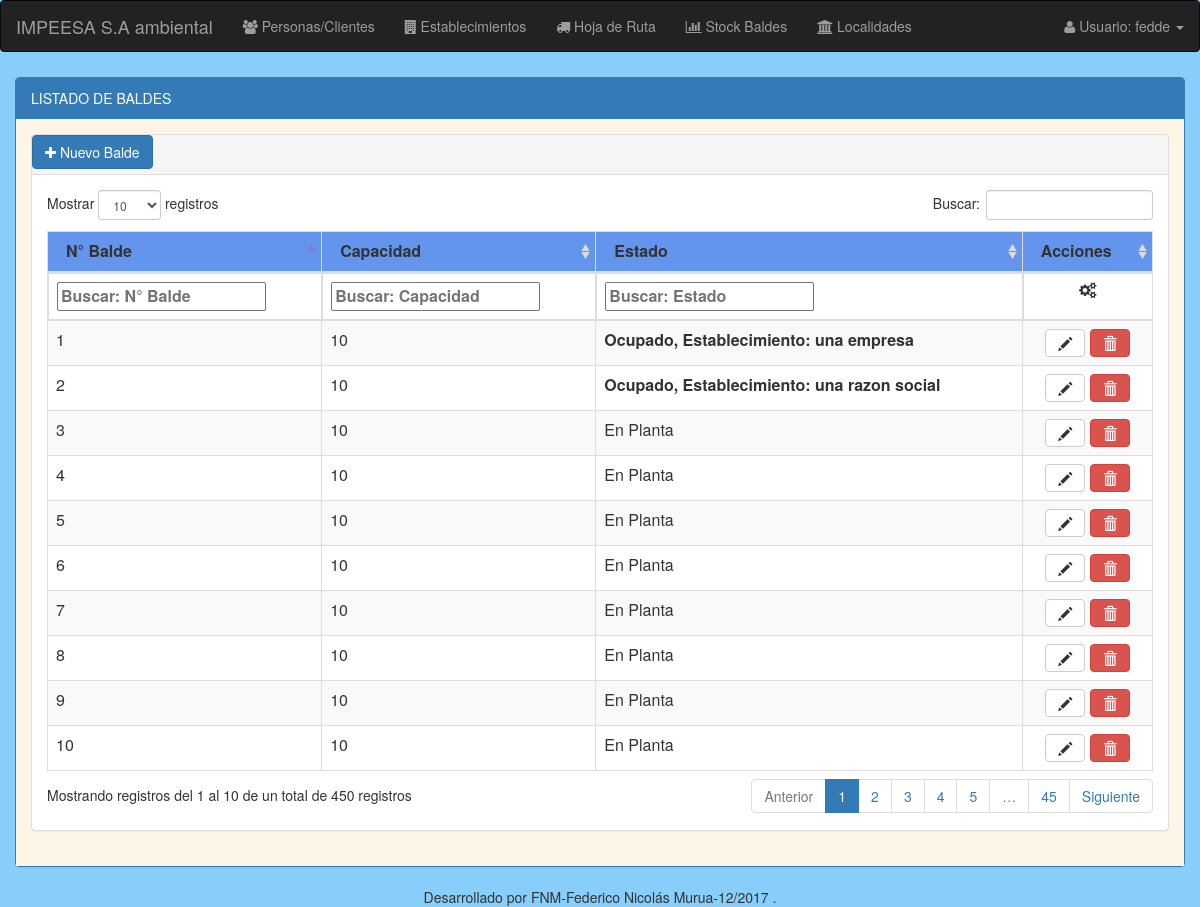
The page /baldes/listado/baldes/ (signed in) on the database as committed earlier.
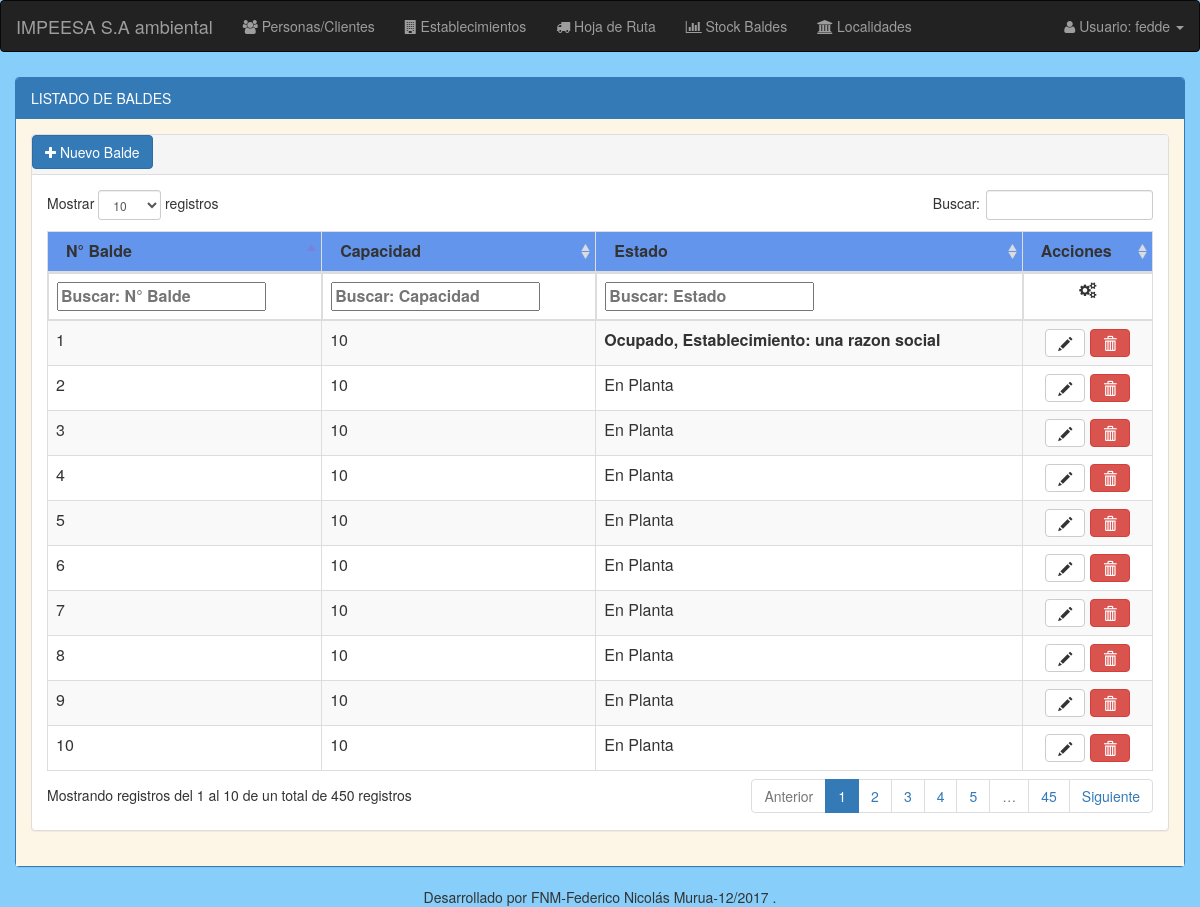
The same page on the database as committed later.
### modulo_I/models.py (models this page shows, shortened)
class Balde(models.Model):
    nro_balde = models.BigIntegerField(primary_key=True) #identificador
    capacidad = models.CharField(max_length=5, choices=Capacidad_balde) # en dm3
    estado = models.CharField(max_length=15, choices=Estado, default='En Planta')
    establecimiento_generador = models.ForeignKey('EstablecimientoGenerador', blank=True, null=True, default=None)

class EstablecimientoGenerador(models.Model):
    tipo_actividad = MultiSelectField(choices=Actividades)
    nro_inscripcion = models.BigIntegerField(primary_key=True) # N° inscripcion registro de generadores provincia del chubut
    razon_social = models.CharField(max_length=50)
    telefono = models.CharField(max_length=50)
    email = models.EmailField(max_length=50, blank=True, null=True)
    director_responsable = models.ForeignKey('Cliente', related_name='director_responsable', on_delete=models.CASCADE)
    responsable_residuos = models.ForeignKey('Persona', related_name='responsable_residuos', on_delete=models.CASCADE)
    responsable_suplente = models.ForeignKey('Persona', related_name='responsable_suplente', on_delete=models.CASCADE)
    responsable_tecnico = models.ForeignKey('Persona', related_name='responsable_tecnico', on_delete=models.CASCADE)
    fecha_vinculo = models.DateField() #fecha deL Vinculo que se confeccionó el formulario
    fecha = models.DateField(default=now)
    observaciones_comentarios = models.TextField(max_length=200, default='', blank=True, null=True)
    caract_generales = models.ForeignKey('CaracteristicasGenerales', on_delete=models.CASCADE)
    domicilio = models.ForeignKey('Domicilio', on_delete=models.CASCADE)
    ambito_dependencia = models.ForeignKey('AmbitoDependencia', on_delete=models.CASCADE)
    via_acceso = models.ForeignKey('ViaAccesoSector', on_delete=models.CASCADE)
    tipo_actividad = MultiSelectField(choices=Actividades)
    sector = models.IntegerField() # cuadrante que pertenece a la ciudad el generador
    '''
    AGREGAR orden dentro de sector para la hoja de ruta (puede ser null)
    '''
    def __str__(self):
        return "%s" % (self.razon_social)

### modulo_I/views.py (the view)
@login_required
def listado_baldes(request):
    listado_baldes = Balde.objects.all().order_by('nro_balde')
    '''
    for i in range (54):
        balde = Balde(nro_balde=(i+1), capacidad=10)
        balde.save()
    '''
    '''
    for i in range(55,111):
        balde = Balde(nro_balde=(i), capacidad=20)
        balde.save()
    '''
    '''
    for i in range(111,141):
        balde = Balde(nro_balde=(i), capacidad=50)
        balde.save()
    '''
    '''
    for i in range(141,153):
        balde = Balde(nro_balde=(i), capacidad=120)
        balde.save()
    '''
    '''
    for i in range(153,167):
        balde = Balde(nro_balde=(i), capacidad=240)
        balde.save()
    '''
    '''
    for i in range(167,349):
        balde = Balde(nro_balde=(i), capacidad=10)
        balde.save()
    '''
    '''
    for i in range(349,451):
        balde = Balde(nro_balde=(i), capacidad=20)
        balde.save()
    '''
    return render(request, 'balde/balde_listado.html', {'listado_baldes': listado_baldes})

### modulo_I/templates/balde/balde_listado.html (shortened to what this page needs)
{% extends "base/base_listado.html" %}
{% load staticfiles %}
{% block panel-heading %}
  LISTADO DE BALDES
{% endblock %}
{% block panel-heading-tabla %}
  <a href="{% url 'baldes:alta_modif_balde' %}" class="btn btn-primary"><i class="fa fa-plus"></i> Nuevo Balde </a>
{% endblock %}
{% block thead-tabla %}
  <thead>
  <tr style="background:#6495ED;">
      <th>N° Balde</th>
      <th>Capacidad</th>
      <th>Estado</th>
      <th>Acciones</th>
  </tr>
  </thead>
{% endblock %}
{% block tfoot-tabla %}
  <tfoot >
     <tr>
       <th>N° Balde</th>
       <th>Capacidad</th>
       <th>Estado</th>
       <th style="text-align: center;"><i class="fa fa-cogs"></i></th>
    </tr>
  </tfoot>
{% endblock %}
{% block tbody-tabla %}
  <tbody>
    {% for balde in listado_baldes %}
        <tr>
            <td>{{ balde.nro_balde }}</td>
            <td>{{ balde.capacidad}}</td>
            {% if balde.estado == 'Ocupado' %}
              <td><strong>{{ balde.estado }}, Establecimiento: {{ balde.establecimiento_generador }}</strong></td>
            {% else %}
              <td>{{ balde.estado }}</td>
            {% endif %}
            <td align="center">
               <a class="btn btn-default" data-toggle="tooltip" title="Modificar" href="{% url 'baldes:alta_modif_balde' nro_balde=balde.nro_balde %}"><em class="glyphicon glyphicon-pencil"></em></a>
               <a id="nro_balde"class="btn btn-danger btn-baja"  data-baldenro="{{balde.nro_balde}}" data-toggle="modal" data-target="#modal_baja" title="Eliminar"><em class="glyphicon glyphicon-trash"></em></a>
            </td>
        </tr>
    {% endfor %}
  </tbody>
{% endblock %}

### templates/base/base_listado.html (shortened to what this page needs)
{% extends "base/base.html" %}
{% load staticfiles %}
{% load staticfiles bootstrap3 %}
{% block stylesheets %}
  <link rel="stylesheet" href="{% static 'css/filtro_upHeader_tabla.css' %}"/>
  <link rel="stylesheet" href="{% static 'css/dataTables.bootstrap.css' %}"/>
{% endblock %}
{% block content %}
    <div class="container container-form" style="padding-top:5px; width:100%">
            <div class="panel panel-primary">
              <div class="panel-heading">{% block panel-heading %}{% endblock %}</div>
                <div class="panel-body" style="background:OldLace">
                  <div class="container" style="width:100%">
                      <div class="row">
                        <div class="panel panel-default">
                          <div class="panel-heading" style="height: 40px;padding:0">{% block panel-heading-tabla %}{% endblock %}</div>
                            <div class="panel-body" >
                              <table class="table table-striped table-bordered" cellspacing="0" id="table-list">
                                {% block thead-tabla %}{% endblock %}
                                {% block tfoot-tabla %}{% endblock %}
                                {% block tbody-tabla %}{% endblock %}
                              </table>
                            </div>
                          </div>
                      </div>
                  </div>
                </div>
            </div>
    </div>
{% endblock %}

### templates/base/base.html (shortened to what this page needs)
{% load staticfiles %}
<html lang="es">
  <head>
      <link rel="stylesheet" type="text/css" href="{% static 'css/bootstrap.css' %}"/>
      <link rel="stylesheet" type="text/css" href="{% static 'css/font-awesome.min.css' %}"/>
      {% block stylesheets %}{% endblock %}
  </head>
  <body style="background:LightSkyBlue ">
      {% block no-navbar %}
          {% include 'base/nav.html' %}
      {% endblock %}
      <main role="main">
        {% block content %}{% endblock %}
        <div class="footer" align="center">
          Desarrollado por FNM-Federico Nicolás Murua-12/2017 .
        </div>
      </main>
  </body>
</html>

### templates/base/nav.html (shortened to what this page needs)
<nav class="navbar navbar-inverse">
  <div class="container-fluid">
    <div class="navbar-header">
      <a class="navbar-brand" href="#" >IMPEESA S.A ambiental</a>
    </div>
    <ul class="nav navbar-nav">
      <li><a href="{% url 'personas:listado_personas' %}"><i class="fa fa-group"></i> Personas/Clientes</a></li>
      <li><a href="{% url 'generadores:listado_generadores' %}"><i class="fa fa-building"></i> Establecimientos</a><li>
      <li><a href="{% url 'hojaRuta:listado_hojas_de_ruta' %}"><i class="fa fa-truck"></i> Hoja de Ruta</a><li>
      <li><a href="{% url 'baldes:listado_baldes' %}"><i class="fa fa-bar-chart-o"></i> Stock Baldes</a><li>
      <li><a href="{% url 'localidades:listado_localidades' %}"><i class="fa fa-institution"></i> Localidades</a><li>
    </ul>
    <ul class="nav navbar-nav navbar-right">
      <li class="dropdown"><a class="dropdown-toggle" data-toggle="dropdown" href="#"><i class="fa fa-user"></i> Usuario: {{user.get_username}} <span class="caret"></span></a>
      </li>
    </ul>
  </div>
</nav>

### estaticos/css/filtro_upHeader_tabla.css (style rules this page uses)
tfoot { display: table-header-group; }

Rows that differ between the two databases and show on the page:
changed Balde "Ocupado": establecimiento_generador "una empresa" → "una razon social"
changed Balde id 2: estado "Ocupado" → "En Planta"; establecimiento_generador "una razon social" → (not shown)
